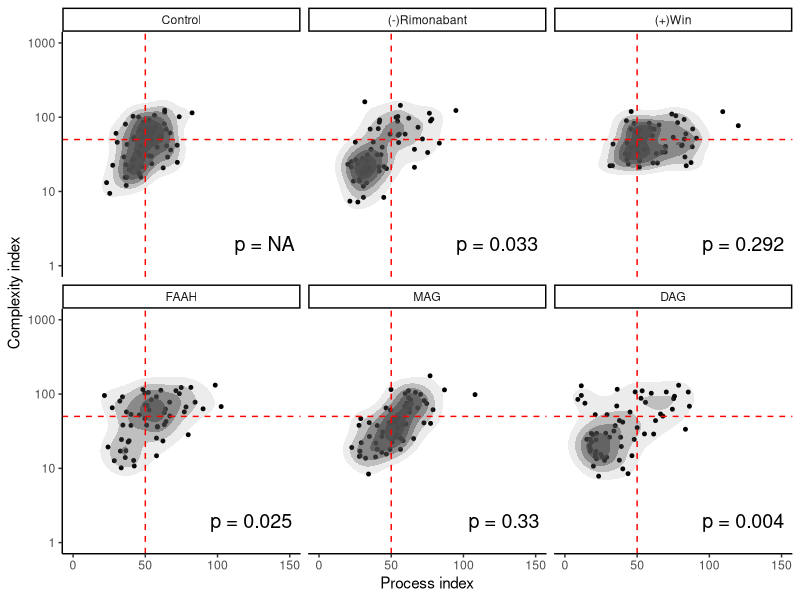
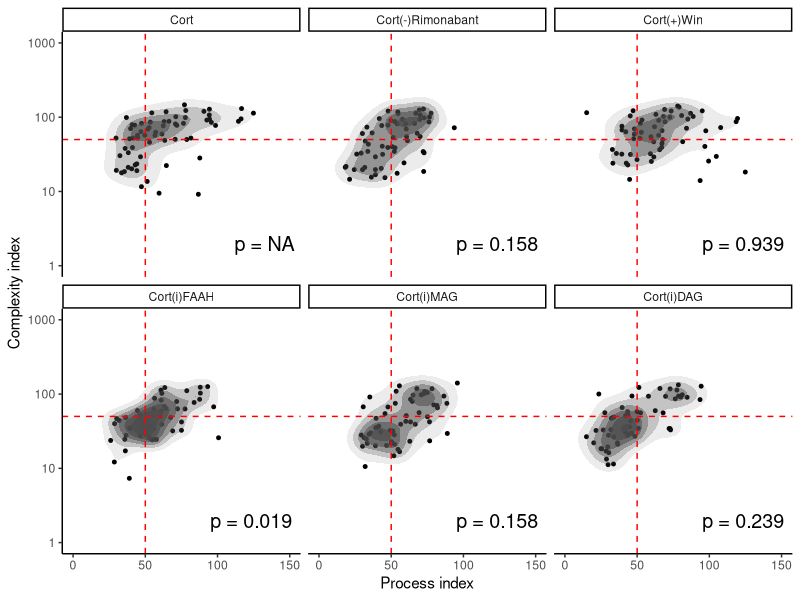
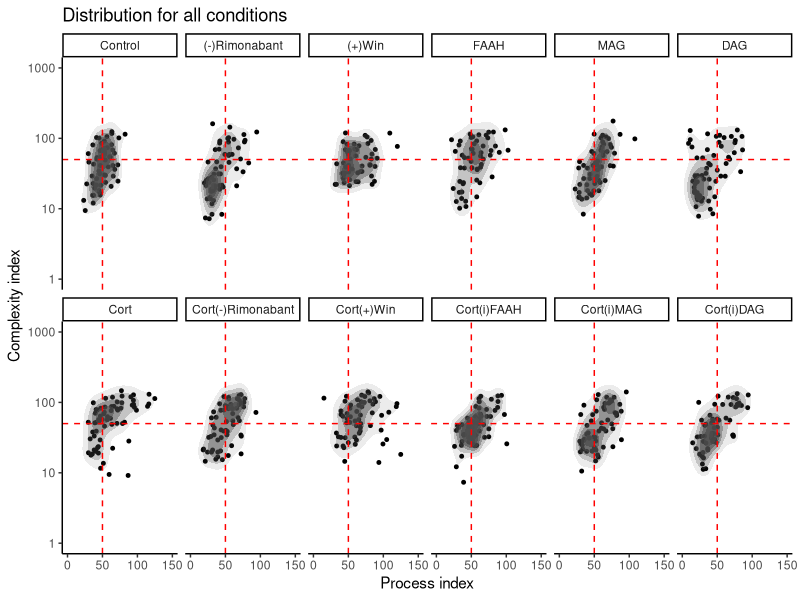

The R script that drew these images, in order:
## ---- chunk 1
library(dplyr)
library(ggplot2)
library(tidyverse)
library(vegan)
library(readxl)
knitr::opts_chunk$set(echo = FALSE, message = FALSE, warning = FALSE)
## ---- chunk 2
data <- read.csv("data/scatter_plot.csv")

data <- data %>%
  mutate(tipo = ifelse(tipo == "CB1_POS", "(+)Win",tipo)) %>%
  mutate(tipo = ifelse(tipo == "CB1_NEG", "(-)Rimonabant",tipo)) %>%
  mutate(tipo = ifelse(tipo == "control", "Control",tipo)) %>%
  mutate(tipo = ifelse(tipo == "cortico", "Cort",tipo)) %>%
  mutate(tipo = ifelse(tipo == "cortico_CB1_NEG", "Cort(-)Rimonabant",tipo)) %>%
  mutate(tipo = ifelse(tipo == "cortico_CB1_POS", "Cort(+)Win",tipo)) %>%
  mutate(tipo = ifelse(tipo == "cortico_DAG", "Cort(i)DAG",tipo)) %>%
  mutate(tipo = ifelse(tipo == "cortico_MAG", "Cort(i)MAG",tipo)) %>%
  mutate(tipo = ifelse(tipo == "cortico_FAAH", "Cort(i)FAAH",tipo)) %>%
  mutate(tipo = factor(tipo, levels = c("Control", "(-)Rimonabant", "(+)Win", "FAAH", "MAG", "DAG","Cort", "Cort(-)Rimonabant", "Cort(+)Win", "Cort(i)FAAH", "Cort(i)MAG", "Cort(i)DAG")))

control_means <- data %>% filter(tipo == "Control") %>% summarise(
  mean_prolongamento = mean(prolongamento, na.rm = TRUE),
  mean_index = mean(Index_complex, na.rm = TRUE)
)
data <- data %>% mutate(
  Prolongamento_norm = 50 * prolongamento / control_means$mean_prolongamento,
  Index_complex_norm = 50 * Index_complex / control_means$mean_index
)
## ---- chunk 3
groups <- c("Control", "(-)Rimonabant", "(+)Win", "FAAH", "MAG", "DAG")

data_filt <- data %>% filter(tipo %in% groups) %>%
  mutate(tipo = factor(tipo, levels = groups))

X <- data_filt %>% select(Prolongamento_norm, Index_complex_norm) %>% scale()
dist_mat <- vegdist(X,  method = "euclidean")
bd <- betadisper(dist_mat, data_filt$tipo,  type = "centroid")
dispersion <- anova(bd)
result <- adonis2(dist_mat ~ tipo, data = data_filt, permutations = 1000)
pt <- permutest(bd, pairwise = TRUE, permutations = 1000)

## ---- chunk 4
pvals <- as.data.frame(pt$pairwise$permuted)
pvals$Group1 <- rownames(pvals)
pvals_long <- pvals %>%
  pivot_longer(-Group1, names_to = "Group2", values_to = "p") %>%
  filter(!is.na(p)) %>% filter(grepl("Control", Group1)) %>%
  rename(tipo = Group1)

pvals_long$tipo <- gsub("Control-", "", pvals_long$tipo)

## ---- chunk 5
p1 <- data %>% merge(., pvals_long, all = T) %>% filter(tipo %in% groups) %>%
  mutate(tipo = factor(tipo, levels = groups)) %>%
  ggplot(aes(x = Prolongamento_norm, y = Index_complex_norm)) +
  geom_point(size = 1) +
  stat_density_2d(
    aes(alpha = after_stat(level)), 
    geom = "polygon", show.legend = F,
    color = NA, fill = "#4d4d4d"
  ) +
  theme_classic() +
  labs(y = "Complexity Index", x = "Process Index") +
  facet_wrap(.~ tipo) +
  labs(x = "Process index", y = "Complexity index") +
  scale_y_log10(limits = c(1,1000)) +
  scale_x_continuous(limits = c(0,150)) +
  geom_hline(yintercept = 50, linetype = "dashed", color = "red") +
  geom_vline(xintercept = 50, linetype = "dashed", color = "red") +
  geom_text(
    data = . %>% group_by(tipo) %>% slice(1),
    aes(label = paste0("p = ", round(p, 3))),
    x = Inf, y = 0.5, hjust = 1.1, vjust = 1.5, size = 5
  )

print(p1)
## ---- chunk 6
groups <- c("Cort", "Cort(-)Rimonabant", "Cort(+)Win", "Cort(i)FAAH", "Cort(i)MAG", "Cort(i)DAG")

data_filt <- data %>% filter(tipo %in% groups) %>%
  mutate(tipo = factor(tipo, levels = groups))

X <- data_filt %>% select(Prolongamento_norm, Index_complex_norm) %>% scale()
dist_mat <- vegdist(X,  method = "euclidean")
bd <- betadisper(dist_mat, data_filt$tipo,  type = "centroid")
dispersion <- anova(bd)
result <- adonis2(dist_mat ~ tipo, data = data_filt, permutations = 1000)
pt <- permutest(bd, pairwise = TRUE, permutations = 1000)

## ---- chunk 7
pvals <- as.data.frame(pt$pairwise$permuted)
pvals$Group1 <- rownames(pvals)
pvals_long <- pvals %>%
  pivot_longer(-Group1, names_to = "Group2", values_to = "p") %>%
  filter(!is.na(p)) %>% filter(grepl("Cort", Group1)) %>%
  rename(tipo = Group1)

pvals_long$tipo <- gsub("Cort-", "", pvals_long$tipo)

## ---- chunk 8
p2 <- data %>% merge(., pvals_long, all = T) %>% filter(tipo %in% groups) %>%
  mutate(tipo = factor(tipo, levels = groups)) %>%
  ggplot(aes(x = Prolongamento_norm, y = Index_complex_norm)) +
  geom_point(size = 1) +
  stat_density_2d(
    aes(alpha = after_stat(level)), 
    geom = "polygon", show.legend = F,
    color = NA, fill = "#4d4d4d"
  ) +
  theme_classic() +
  labs(y = "Complexity Index", x = "Process Index") +
  facet_wrap(.~ tipo) +
  labs(x = "Process index", y = "Complexity index") +
  scale_y_log10(limits = c(1,1000)) +
  scale_x_continuous(limits = c(0,150)) +
  geom_hline(yintercept = 50, linetype = "dashed", color = "red") +
  geom_vline(xintercept = 50, linetype = "dashed", color = "red") +
  geom_text(
    data = . %>% group_by(tipo) %>% slice(1),
    aes(label = paste0("p = ", round(p, 3))),
    x = Inf, y = 0.5, hjust = 1.1, vjust = 1.5, size = 5
  )

print(p2)
## ---- chunk 9
p3 <- data %>%
  ggplot(aes(x = Prolongamento_norm, y = Index_complex_norm)) +
  geom_point(size = 1) +
  stat_density_2d(
    aes(alpha = after_stat(level)), 
    geom = "polygon", show.legend = F,
    color = NA, fill = "#4d4d4d"
  ) +
  theme_classic() +
  facet_wrap(.~ tipo, nrow = 2) +
  labs(title = "Distribution for all conditions", x = "Process index", y = "Complexity index") +
  scale_y_log10(limits = c(1,1000)) +
  scale_x_continuous(limits = c(0,150)) +
  geom_hline(yintercept = 50, linetype = "dashed", color = "red") +
  geom_vline(xintercept = 50, linetype = "dashed", color = "red")

print(p3)
